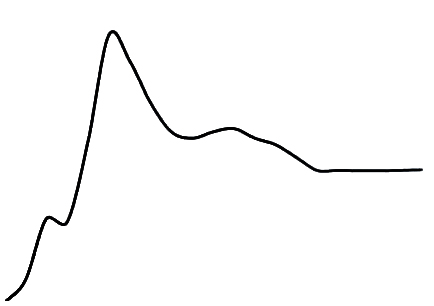
%> input picture Orignal_RGB.jpg, 434 x 306 px
$ octave Capture_image_main.m   (GNU Octave 9; MATLAB toolbox functions it lacks are replaced by stand-ins)
%> lines starting %> are read from the running program, lines starting %| are printed output that depends on the picture; in (x1, y1, x2, y2) boxes, pixels count from 0 and x2, y2 are one past the last pixel; in counts of white or black regions, pixels touching at a corner belong together; the program's own positions count from 1
%> further down, A is the input picture: size 306x434x3 uint8; mean R, G, B 250.7, 250.7, 250.7
### pic2data.m
function data=pic2data(A,stary,endy)
%> called with stary = 0, endy = 100
% # *************************作者信息********************************
% #                       Ma Haohao                                *
% #                       TSNU,Tianshui,China                      *
% #          mahao1001@outlook.com / mahao1001@tsnu.edu.cn         *
% #*****************************************************************
%*******************************************************************
%在研究中，有时候需要的数据无法根据图片所提供的地址获得，因此我们不得不暴力*
%地将图片数据提取出来，本程序可以从图片曲线中近似地提取数据，再根据适当的坐*
%标比例转换，近似得到原序列数据。
%%
%图片准备
yearlength=endy-stary+1;
thresh1=graythresh(A);
%> thresh1 = 0.533
tu2 = im2bw(A,thresh1); %建议不要使用imbinarize
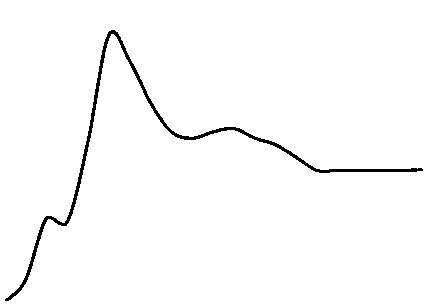
%> tu2: size 306x434 logical; 98.3% white; 1 black region, box (x1, y1, x2, y2) and area: (5, 30, 423, 301) 2321
[n,m]=size(tu2);
%> n = 306; m = 434
datan=zeros();
%提取图片值
for i=1:m
    for j=1:n
        if tu2(j,i)==0
            datan(i,1)=n-j;
             break;
        end
    end
end
%> after the loop, datan = 423 values, max 275 at index 112, min 0 at index 1, mean 150.1
tg=length(datan)/yearlength;
%> tg = 4.19
timeN=zeros();
%横向采样
for i=1:length(datan)
        timeN(i,1)=round(i*tg);
end
%> after the loop, timeN = 423 values from 4 to 1772
time=timeN(1:yearlength);
%> time = 101 values from 4 to 423
data1=datan(time);
%> data1 = 101 values, max 275 at index 27, min 0 at index 1, mean 150.7
year=stary:1:endy;
%结果输出
data=[year' data1];
%> data = 101 rows, first 12: [0 0; 1 7; 2 12; 3 15; 4 20; 5 27; 6 38; 7 55; 8 69; 9 81; 10 88; 11 89]

### Capture_image_main.m
%% 图片数据提取并绘制 By：Ma Haohao   eMail：mahao1001@outlook.com
% 只能处理单独的一条曲线，先需要将图片PS处理只留曲线，RGB为黑色（0,0,0）
% 导入本文件夹 A=imread('3.jpg');
% 按照图片中的坐标登记X轴和Y轴的区间
% X轴的区间为：starx -  endx 。这个数值是按照原图曲线最左和最右取值的
% Y轴的区间为：miny - maxy。这个数值是按照原图曲线的最大和最小取值的，因为有可能最左和最右相等就没法缩放了
%%
clear;clc
close all;

A=imread('Orignal_RGB.jpg');    % 导入曲线的图片是由PS处理成黑色，RGB(0,0,0)
starx = 0;            % 设置X轴的最左的值
endx = 100;           % 设置X轴的最右的值
miny = 0;             % 设置Y轴的最小的值
maxy = 8.5;           % 设置Y轴的最大的值

data=pic2data(A,starx,endx);  % 图片RGB获取到数据A转化为两列数值
X = data(:,1)';               % 数值第一列是X轴的值已经按照starx-endx缩放
%> X = 101 values from 0 to 100
Y = data(:,2)';               % 数值第二列是Y轴的值
%> Y has the same summary as data1 in pic2data

k =(maxy-miny) / (max(Y)-min(Y)) ;  % Y轴的值缩放比率 要求的值差/获取的值差
%> k = 0.0309
Y = Y.*k - (min(Y)-miny);           % Y轴的值缩放，移动到最小值重合
%> Y = 101 values, max 8.5 at index 27, min 0 at index 1, mean 4.66

figure;                       % 绘制结果
plot(X,Y,LineWidth=1.5);
xlim([X(1),X(end)]);          % X轴固定区间
% ylim([miny,maxy]);          % Y轴固定区间，大多数不需要
box on;                       % 图片边框开关 on off
title('Image curve data capture and redraw');         % 图标题
xlabel('Time (ms)');          % X轴标尺
ylabel('Velocity (m/s)');     % Y轴标尺
legend('Vehicle collision sensor curve');    % 解释曲线
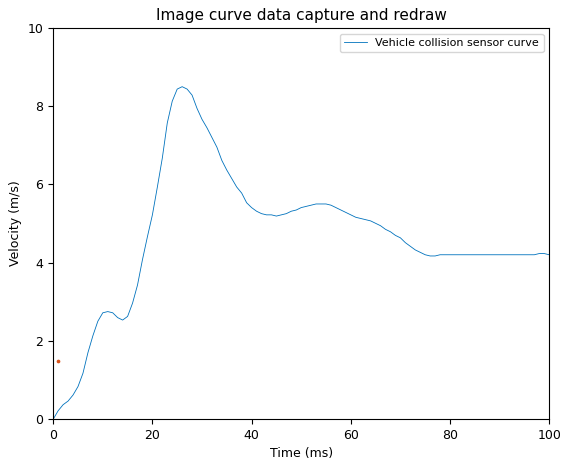
%> figure redrawn from the program's plot data; curve peaks at x = 26, y = 8.5

$ run again, with 3.jpg copied over Orignal_RGB.jpg
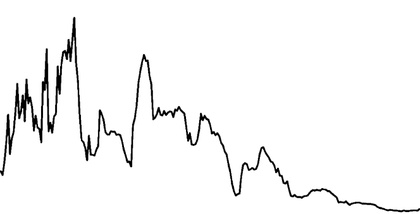
%> input picture 3.jpg, 420 x 214 px, shrunk from 664 x 339 before the run
%> A is the input picture: size 214x420x3 uint8; min 0, max 255, mean 245.8
%> thresh1 = 0.576
%> in pic2data, `tu2 = im2bw(A,thresh1);`:
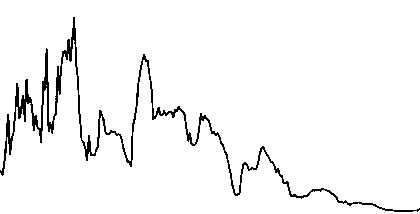
%> tu2: size 214x420 logical; 96.2% white; black in thin lines or dots
%> after the loop in pic2data, `for i=1:m`: datan = 420 values, max 196 at index 74, min 3 at index 394, mean 65.92
%> tg = 4.16
%> after the loop in pic2data, `for i=1:length(datan)`: timeN = 420 values from 4 to 1747
%> time = 101 values from 4 to 420
%> data1 = 101 values, max 196 at index 18, min 3 at index 95, mean 65.72
%> in pic2data, `data=[year' data1];`: data = 101 rows, first 12: [0 52; 1 99; 2 77; 3 130; 4 107; 5 114; 6 119; 7 109; 8 98; 9 108; 10 160; 11 91]
%> X = 101 values from 0 to 100
%> `Y = data(:,2)';`: Y has the same summary as data1 in pic2data
%> k = 0.044
%> `Y = Y.*k - (min(Y)-miny);`: Y = 101 values, max 5.63 at index 18, min -2.87 at index 95, mean -0.105
%> `legend('Vehicle collision sensor curve');`:
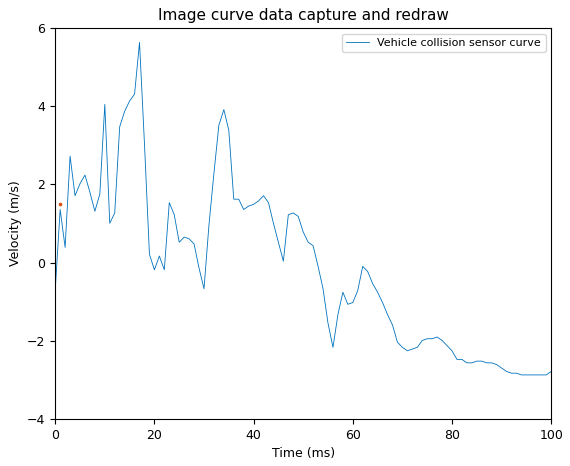
%> figure redrawn from the program's plot data; curve peaks at x = 17, y = 5.63

$ run again, with Original.jpg copied over Orignal_RGB.jpg
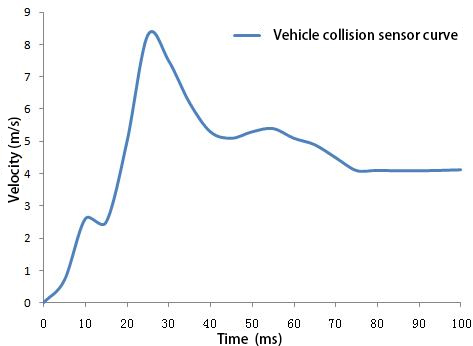
%> input picture Original.jpg, 473 x 346 px
%> A is the input picture: size 346x473x3 uint8; mean R, G, B 249, 249.7, 250.2
%> thresh1 = 0.678
%> in pic2data, `tu2 = im2bw(A,thresh1);`:
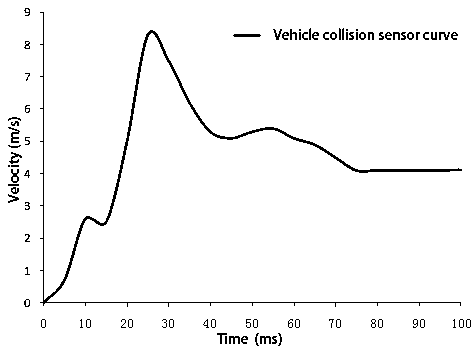
%> tu2: size 346x473 logical; 97% white; black in thin lines or dots
%> after the loop in pic2data, `for i=1:m`: datan = 471 values, max 337 at index 26, min 0 at index 1, mean 228.4
%> tg = 4.66
%> after the loop in pic2data, `for i=1:length(datan)`: timeN = 471 values from 5 to 2196
%> time = 101 values from 5 to 471
%> data1 = 101 values, max 337 at index 6, min 0 at index 1, mean 227.2
%> in pic2data, `data=[year' data1];`: data = 101 rows, first 12: [0 0; 1 226; 2 228; 3 227; 4 0; 5 337; 6 0; 7 0; 8 333; 9 47; 10 50; 11 54]
%> X = 101 values from 0 to 100
%> `Y = data(:,2)';`: Y has the same summary as data1 in pic2data
%> k = 0.0252
%> `Y = Y.*k - (min(Y)-miny);`: Y = 101 values, max 8.5 at index 6, min 0 at index 1, mean 5.73
%> `legend('Vehicle collision sensor curve');`:
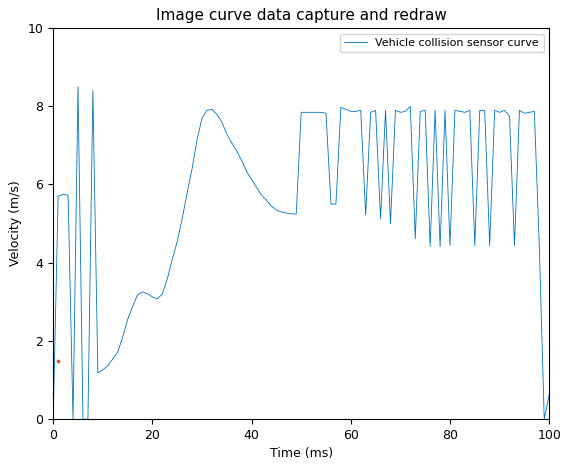
%> figure redrawn from the program's plot data; curve peaks at x = 5, y = 8.5
